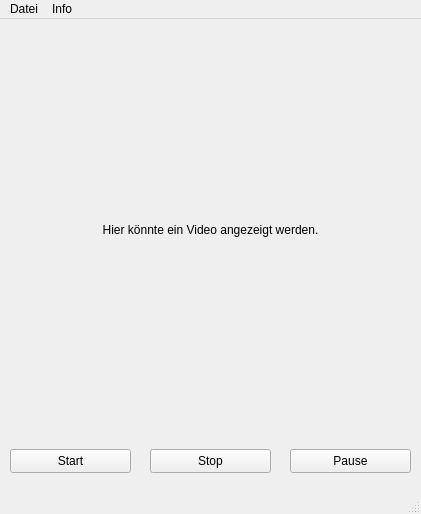
<?xml version="1.0" encoding="UTF-8"?>
<ui version="4.0">
 <class>MovieViewWindow</class>
 <widget class="QMainWindow" name="MovieViewWindow">
  <property name="geometry">
   <rect>
    <x>0</x>
    <y>0</y>
    <width>421</width>
    <height>514</height>
   </rect>
  </property>
  <property name="windowTitle">
   <string>Videobetrachter</string>
  </property>
  <property name="windowIcon">
   <iconset theme="media-playback-start"/>
  </property>
  <widget class="QWidget" name="centralwidget">
   <widget class="QLabel" name="label">
    <property name="geometry">
     <rect>
      <x>10</x>
      <y>10</y>
      <width>401</width>
      <height>401</height>
     </rect>
    </property>
    <property name="text">
     <string>Hier könnte ein Video angezeigt werden.</string>
    </property>
    <property name="alignment">
     <set>Qt::AlignmentFlag::AlignCenter</set>
    </property>
   </widget>
   <widget class="QPushButton" name="btnStart">
    <property name="geometry">
     <rect>
      <x>10</x>
      <y>430</y>
      <width>121</width>
      <height>24</height>
     </rect>
    </property>
    <property name="text">
     <string>Start</string>
    </property>
    <property name="icon">
     <iconset theme="media-playback-start"/>
    </property>
   </widget>
   <widget class="QPushButton" name="btnStop">
    <property name="geometry">
     <rect>
      <x>150</x>
      <y>430</y>
      <width>121</width>
      <height>24</height>
     </rect>
    </property>
    <property name="text">
     <string>Stop</string>
    </property>
    <property name="icon">
     <iconset theme="media-playback-stop"/>
    </property>
   </widget>
   <widget class="QPushButton" name="btnPause">
    <property name="geometry">
     <rect>
      <x>290</x>
      <y>430</y>
      <width>121</width>
      <height>24</height>
     </rect>
    </property>
    <property name="text">
     <string>Pause</string>
    </property>
    <property name="icon">
     <iconset theme="media-playback-pause"/>
    </property>
   </widget>
  </widget>
  <widget class="QMenuBar" name="menubar">
   <property name="geometry">
    <rect>
     <x>0</x>
     <y>0</y>
     <width>421</width>
     <height>22</height>
    </rect>
   </property>
   <widget class="QMenu" name="menuFile">
    <property name="title">
     <string>Datei</string>
    </property>
    <addaction name="actionExit"/>
   </widget>
   <widget class="QMenu" name="menuInfo">
    <property name="title">
     <string>Info</string>
    </property>
    <addaction name="actionSupportedFileTypes"/>
   </widget>
   <addaction name="menuFile"/>
   <addaction name="menuInfo"/>
  </widget>
  <widget class="QStatusBar" name="statusbar"/>
  <action name="actionExit">
   <property name="icon">
    <iconset theme="window-close"/>
   </property>
   <property name="text">
    <string>Schließen</string>
   </property>
   <property name="shortcut">
    <string>F3</string>
   </property>
  </action>
  <action name="actionSupportedFileTypes">
   <property name="icon">
    <iconset theme="dialog-information"/>
   </property>
   <property name="text">
    <string>Unterstützte Dateiformate</string>
   </property>
  </action>
 </widget>
 <resources/>
 <connections/>
</ui>
